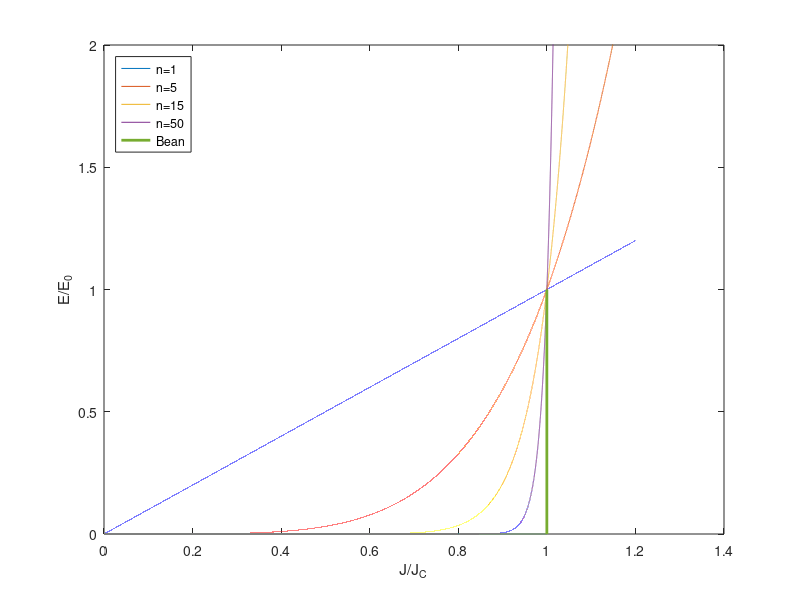

This figure's MATLAB source:
x = 0:0.00001:1.2;

y1=x;
y2=x.^5;
y3=x.^15;
y4=x.^50;
y5=x.^Inf;

clf
plot(x,y1,x,y2,x,y3,x,y4,x,y5,'LineWidth',2)
ylim([0 2])
legend('n=1','n=5','n=15','n=50','Bean','Location','northwest')
xlabel('J/J_{C}')
ylabel('E/E_{0}')